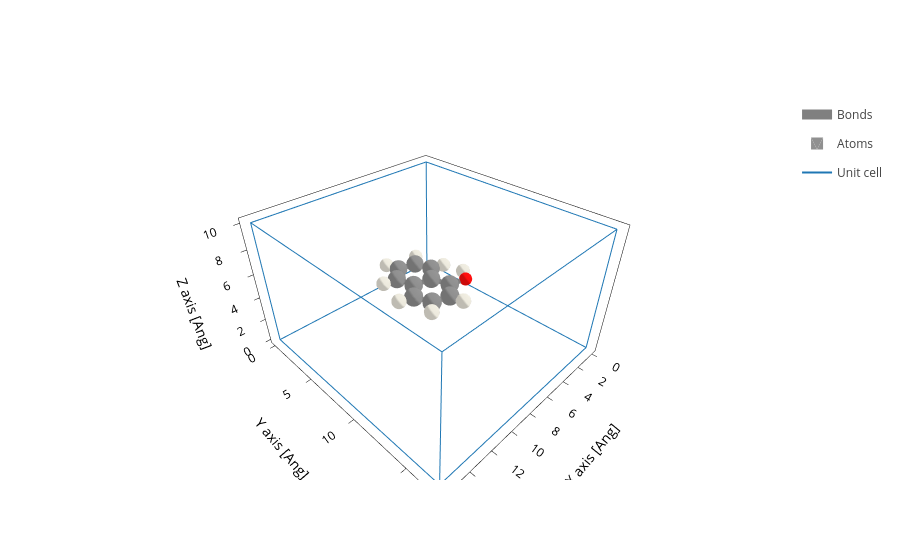

Here is the notebook cell this chart was saved with:
### Code cell
system.plot()

### Figure 1 — Plotly figure (JSON) as saved in the notebook; plotly's stock layout.template omitted (floating-point values rounded to 4 significant figures; data arrays with more than 128 entries replaced by an {"elided": "..."} marker saying what was removed)
{"data": [{"line": {"color": "gray", "width": 10}, "meta": {}, "mode": "lines", "name": "Bonds", "opacity": 1, "type": "scatter3d", "x": {"elided": "420 float values"}, "y": {"elided": "420 float values"}, "z": {"elided": "420 float values"}}, {"alphahull": 0, "color": "#909090", "hovertemplate": "%{meta.position}", "legendgroup": "Atoms", "meta": {"meta": {"Atoms_i": 0}, "position": "(6.54, 9.03, 5.00)"}, "name": "Atoms", "opacity": 1, "showlegend": true, "showscale": false, "type": "mesh3d", "x": {"elided": "225 float values"}, "y": {"elided": "225 float values"}, "z": {"elided": "225 float values"}}, {"alphahull": 0, "color": "#909090", "hovertemplate": "%{meta.position}", "legendgroup": "Atoms", "meta": {"meta": {"Atoms_i": 1}, "position": "(7.56, 10.00, 5.00)"}, "name": "Atoms", "opacity": 1, "showlegend": false, "showscale": false, "type": "mesh3d", "x": {"elided": "225 float values"}, "y": {"elided": "225 float values"}, "z": {"elided": "225 float values"}}, {"alphahull": 0, "color": "#909090", "hovertemplate": "%{meta.position}", "legendgroup": "Atoms", "meta": {"meta": {"Atoms_i": 2}, "position": "(8.95, 9.65, 5.01)"}, "name": "Atoms", "opacity": 1, "showlegend": false, "showscale": false, "type": "mesh3d", "x": {"elided": "225 float values"}, "y": {"elided": "225 float values"}, "z": {"elided": "225 float values"}}, {"alphahull": 0, "color": "#909090", "hovertemplate": "%{meta.position}", "legendgroup": "Atoms", "meta": {"meta": {"Atoms_i": 3}, "position": "(9.42, 8.33, 5.02)"}, "name": "Atoms", "opacity": 1, "showlegend": false, "showscale": false, "type": "mesh3d", "x": {"elided": "225 float values"}, "y": {"elided": "225 float values"}, "z": {"elided": "225 float values"}}, {"alphahull": 0, "color": "#909090", "hovertemplate": "%{meta.position}", "legendgroup": "Atoms", "meta": {"meta": {"Atoms_i": 4}, "position": "(8.76, 5.83, 4.99)"}, "name": "Atoms", "opacity": 1, "showlegend": false, "showscale": false, "type": "mesh3d", "x": {"elided": "225 float values"}, "y": {"elided": "225 float values"}, "z": {"elided": "225 float values"}}, {"alphahull": 0, "color": "#909090", "hovertemplate": "%{meta.position}", "legendgroup": "Atoms", "meta": {"meta": {"Atoms_i": 5}, "position": "(7.76, 4.88, 4.98)"}, "name": "Atoms", "opacity": 1, "showlegend": false, "showscale": false, "type": "mesh3d", "x": {"elided": "225 float values"}, "y": {"elided": "225 float values"}, "z": {"elided": "225 float values"}}, {"alphahull": 0, "color": "#909090", "hovertemplate": "%{meta.position}", "legendgroup": "Atoms", "meta": {"meta": {"Atoms_i": 6}, "position": "(6.39, 5.24, 4.99)"}, "name": "Atoms", "opacity": 1, "showlegend": false, "showscale": false, "type": "mesh3d", "x": {"elided": "225 float values"}, "y": {"elided": "225 float values"}, "z": {"elided": "225 float values"}}, {"alphahull": 0, "color": "#909090", "hovertemplate": "%{meta.position}", "legendgroup": "Atoms", "meta": {"meta": {"Atoms_i": 7}, "position": "(5.97, 6.56, 5.00)"}, "name": "Atoms", "opacity": 1, "showlegend": false, "showscale": false, "type": "mesh3d", "x": {"elided": "225 float values"}, "y": {"elided": "225 float values"}, "z": {"elided": "225 float values"}}, {"alphahull": 0, "color": "#909090", "hovertemplate": "%{meta.position}", "legendgroup": "Atoms", "meta": {"meta": {"Atoms_i": 8}, "position": "(6.97, 7.59, 5.00)"}, "name": "Atoms", "opacity": 1, "showlegend": false, "showscale": false, "type": "mesh3d", "x": {"elided": "225 float values"}, "y": {"elided": "225 float values"}, "z": {"elided": "225 float values"}}, {"alphahull": 0, "color": "#909090", "hovertemplate": "%{meta.position}", "legendgroup": "Atoms", "meta": {"meta": {"Atoms_i": 9}, "position": "(8.44, 7.27, 5.00)"}, "name": "Atoms", "opacity": 1, "showlegend": false, "showscale": false, "type": "mesh3d", "x": {"elided": "225 float values"}, "y": {"elided": "225 float values"}, "z": {"elided": "225 float values"}}, {"alphahull": 0, "color": "#FF0D0D", "hovertemplate": "%{meta.position}", "legendgroup": "Atoms", "meta": {"meta": {"Atoms_i": 10}, "position": "(5.21, 9.37, 5.00)"}, "name": "Atoms", "opacity": 1, "showlegend": false, "showscale": false, "type": "mesh3d", "x": {"elided": "225 float values"}, "y": {"elided": "225 float values"}, "z": {"elided": "225 float values"}}, {"alphahull": 0, "color": "#EDEADE", "hovertemplate": "%{meta.position}", "legendgroup": "Atoms", "meta": {"meta": {"Atoms_i": 11}, "position": "(7.34, 11.06, 5.00)"}, "name": "Atoms", "opacity": 1, "showlegend": false, "showscale": false, "type": "mesh3d", "x": {"elided": "225 float values"}, "y": {"elided": "225 float values"}, "z": {"elided": "225 float values"}}, {"alphahull": 0, "color": "#EDEADE", "hovertemplate": "%{meta.position}", "legendgroup": "Atoms", "meta": {"meta": {"Atoms_i": 12}, "position": "(9.74, 10.40, 5.01)"}, "name": "Atoms", "opacity": 1, "showlegend": false, "showscale": false, "type": "mesh3d", "x": {"elided": "225 float values"}, "y": {"elided": "225 float values"}, "z": {"elided": "225 float values"}}, {"alphahull": 0, "color": "#EDEADE", "hovertemplate": "%{meta.position}", "legendgroup": "Atoms", "meta": {"meta": {"Atoms_i": 13}, "position": "(10.50, 8.01, 5.03)"}, "name": "Atoms", "opacity": 1, "showlegend": false, "showscale": false, "type": "mesh3d", "x": {"elided": "225 float values"}, "y": {"elided": "225 float values"}, "z": {"elided": "225 float values"}}, {"alphahull": 0, "color": "#EDEADE", "hovertemplate": "%{meta.position}", "legendgroup": "Atoms", "meta": {"meta": {"Atoms_i": 14}, "position": "(4.96, 6.88, 5.00)"}, "name": "Atoms", "opacity": 1, "showlegend": false, "showscale": false, "type": "mesh3d", "x": {"elided": "225 float values"}, "y": {"elided": "225 float values"}, "z": {"elided": "225 float values"}}, {"alphahull": 0, "color": "#EDEADE", "hovertemplate": "%{meta.position}", "legendgroup": "Atoms", "meta": {"meta": {"Atoms_i": 15}, "position": "(5.59, 4.47, 4.99)"}, "name": "Atoms", "opacity": 1, "showlegend": false, "showscale": false, "type": "mesh3d", "x": {"elided": "225 float values"}, "y": {"elided": "225 float values"}, "z": {"elided": "225 float values"}}, {"alphahull": 0, "color": "#EDEADE", "hovertemplate": "%{meta.position}", "legendgroup": "Atoms", "meta": {"meta": {"Atoms_i": 16}, "position": "(8.04, 3.81, 4.97)"}, "name": "Atoms", "opacity": 1, "showlegend": false, "showscale": false, "type": "mesh3d", "x": {"elided": "225 float values"}, "y": {"elided": "225 float values"}, "z": {"elided": "225 float values"}}, {"alphahull": 0, "color": "#EDEADE", "hovertemplate": "%{meta.position}", "legendgroup": "Atoms", "meta": {"meta": {"Atoms_i": 17}, "position": "(9.83, 5.60, 4.99)"}, "name": "Atoms", "opacity": 1, "showlegend": false, "showscale": false, "type": "mesh3d", "x": {"elided": "225 float values"}, "y": {"elided": "225 float values"}, "z": {"elided": "225 float values"}}, {"alphahull": 0, "color": "#EDEADE", "hovertemplate": "%{meta.position}", "legendgroup": "Atoms", "meta": {"meta": {"Atoms_i": 18}, "position": "(4.53, 8.50, 5.00)"}, "name": "Atoms", "opacity": 1, "showlegend": false, "showscale": false, "type": "mesh3d", "x": {"elided": "225 float values"}, "y": {"elided": "225 float values"}, "z": {"elided": "225 float values"}}, {"meta": {}, "mode": "lines", "name": "Unit cell", "type": "scatter3d", "x": [0.0, 0.0, 15.97, 15.97, 0.0, 0.0, NaN, 0.0, 0.0, 0.0, 15.97, 15.97, 0.0, NaN, 15.97, 15.97, NaN, 15.97, 15.97], "y": [0.0, 17.25, 17.25, 17.25, 17.25, 17.25, NaN, 17.25, 0.0, 0.0, 0.0, 0.0, 0.0, NaN, 17.25, 0.0, NaN, 17.25, 0.0], "z": [0.0, 0.0, 0.0, 10.06, 10.06, 0.0, NaN, 10.06, 10.06, 0.0, 0.0, 10.06, 10.06, NaN, 0.0, 0.0, NaN, 10.06, 10.06]}], "layout": {"scene": {"aspectmode": "data", "xaxis": {"title": {"text": "X axis [Ang]"}}, "yaxis": {"title": {"text": "Y axis [Ang]"}}, "zaxis": {"title": {"text": "Z axis [Ang]"}}}, "xaxis": {"scaleanchor": "y", "scaleratio": 1, "title": {"text": "X axis [Ang]"}}, "yaxis": {"title": {"text": "Y axis [Ang]"}}}}
